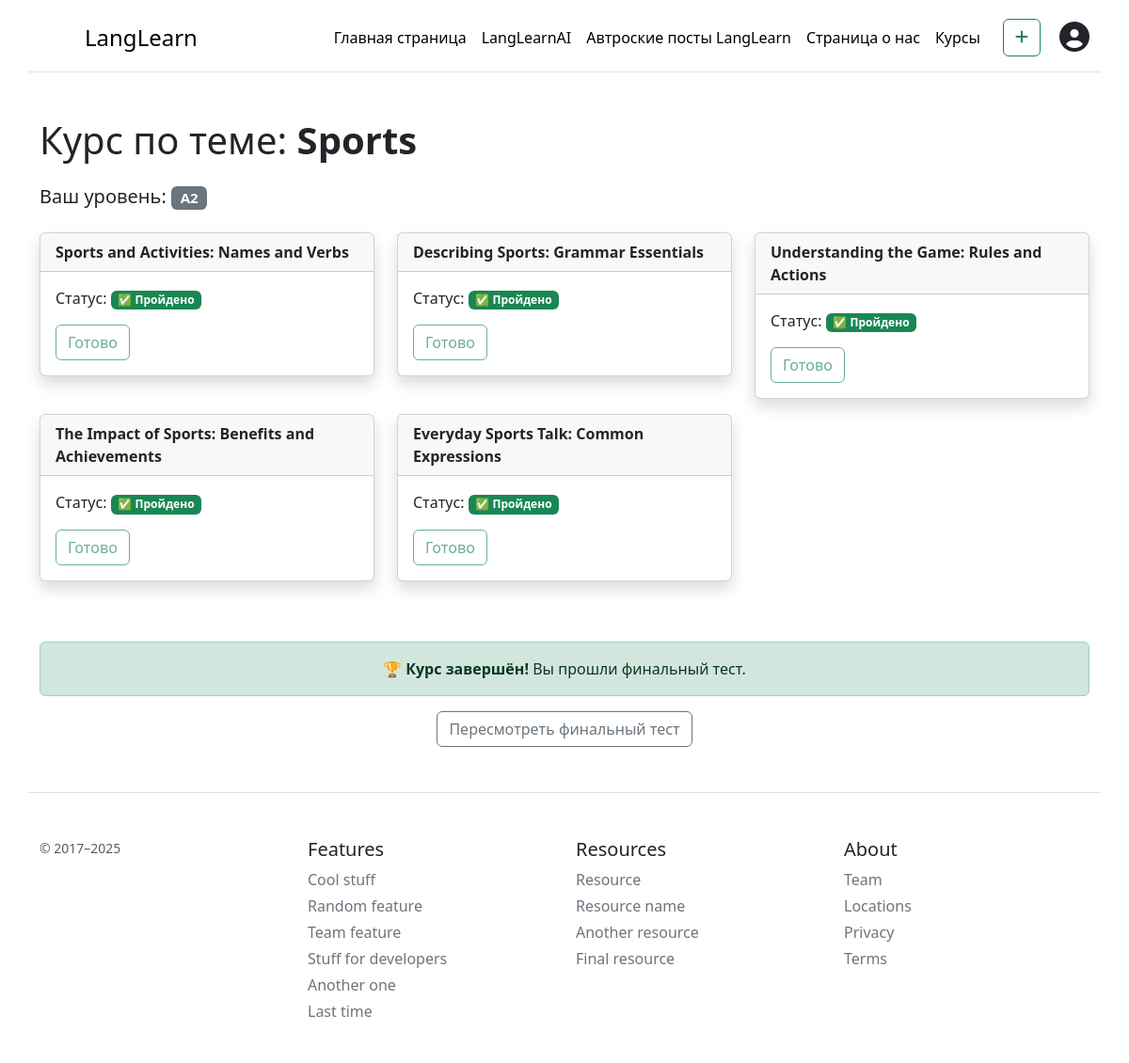
The page /course/e73ae9b1-1f32-421c-b9a9-3c0e5263f7d1 on the database its author committed.
### app.py (models this page shows)
class Course(Base):
    __tablename__ = "courses"
    id = Column(String, primary_key=True, index=True)
    user_id = Column(Integer, ForeignKey("users.id"))
    topic = Column(String, nullable=False)
    initial_level = Column(String, nullable=False)
    mistakes_json = Column(Text, nullable=False)  # расширим позже
    structure = Column(Text)                      # список подтем (JSON)
    progress = Column(Text, default="{}")         # {"подтема 1": "done", ...}
    is_finished = Column(Boolean, default=False)
    final_test_json = Column(Text, nullable=True)  # ← вот оно!
    is_final_test_passed = Column(Boolean, default=False)
    user = relationship("DBUser", back_populates="courses")
    subtopics = relationship("CourseSubtopic", back_populates="course")

class CourseSubtopic(Base):
    __tablename__ = "subtopics"
    id = Column(String, primary_key=True, index=True)
    course_id = Column(String, ForeignKey("courses.id"))
    name = Column(String, nullable=False)                     # Название подтемы
    content_json = Column(Text, nullable=False)               # Весь учебный материал
    is_completed = Column(Boolean, default=False)             # Пройден ли юзером
    mistakes_json = Column(Text, default="[]")                # Ошибки по мини-тесту
    extra_errors = Column(Text, default="[]")                 # Ошибки, перенесённые в следующую
    mini_test_json = Column(Text, default="[]")    # вопросы теста
    mistakes_json = Column(Text, default="[]")
    course = relationship("Course", back_populates="subtopics")

### app.py (the view)
@app.get("/course/{course_id}", response_class=HTMLResponse)
async def course_page(request: Request, course_id: str):
    db = SessionLocal()
    try:
        course = db.query(Course).get(course_id)
        if not course:
            return RedirectResponse("/welcome", status_code=303)
        structure = json.loads(course.structure or "[]")
        subtopics = db.query(CourseSubtopic).filter_by(course_id=course_id).all()
        subtopics_by_name = {s.name: s for s in subtopics}
        display = []
        unlocked = True
        for name in structure:
            sub = subtopics_by_name.get(name)
            is_completed = sub.is_completed if sub else False
            display.append({
                "name": name,
                "is_completed": is_completed,
                "is_unlocked": unlocked
            })
            unlocked = unlocked and is_completed
        return templates.TemplateResponse("course_overview.html", {
            "request": request,
            "course": course,
            "subtopics": display
        })
    finally:
        db.close()

### templates/course_overview.html (shortened to what this page needs)
{% extends 'base.html' %}  {% block body %}
<div class="container my-5">
  <h1 class="mb-4">Курс по теме: <strong>{{ course.topic }}</strong></h1>
  <h5>
    Ваш уровень:
    <span class="badge bg-secondary">{{ course.initial_level }}</span>
  </h5>
  {% if subtopics|length == 0 %}
  <p class="mt-3">Структура курса пока не сгенерирована.</p>
  <form method="post" action="/generate_course_structure/{{ course.id }}">
    <button class="btn btn-primary">Сгенерировать структуру</button>
  </form>
  {% else %}
  <div class="row mt-4">
    {% for sub in subtopics %}
    <div class="col-md-4">
      <div
        class="card mb-3 shadow {% if not sub.is_unlocked %}border-secondary{% endif %}"
      >
        <div class="card-header">
          <strong>{{ sub.name }}</strong>
        </div>
        <div class="card-body">
          <p>
            Статус: {% if sub.is_completed %}
            <span class="badge bg-success">✅ Пройдено</span>
            {% elif not sub.is_unlocked %}
            <span class="badge bg-secondary">🔒 Заблокировано</span>
            {% else %}
            <span class="badge bg-warning text-dark">🕓 Доступно</span>
            {% endif %}
          </p>
          {% if sub.is_unlocked and not sub.is_completed %}
          <a
            href="/course/{{ course.id }}/{{ sub.name | urlencode }}"
            class="btn btn-outline-primary"
            >Перейти</a
          >
          {% elif sub.is_completed %}
          <button class="btn btn-outline-success" disabled>Готово</button>
          {% else %}
          <button class="btn btn-outline-secondary" disabled>Недоступно</button>
          {% endif %}
        </div>
      </div>
    </div>
    {% endfor %}
  </div>
  {% if subtopics | selectattr('is_completed') | list | length == subtopics |
  length %}
  <div class="text-center mt-5">
    {% if course.is_final_test_passed %}
    <div class="alert alert-success">
      🏆 <strong>Курс завершён!</strong> Вы прошли финальный тест.
    </div>
    <a href="/final_test/{{ course.id }}" class="btn btn-outline-secondary">
      Пересмотреть финальный тест
    </a>
    {% else %}
    <a href="/final_test/{{ course.id }}" class="btn btn-lg btn-success">
      🎓 Пройти финальный тест
    </a>
    {% endif %}
  </div>
  {% endif %} {% endif %}
</div>
{% endblock %}

### static/css/main.css (style rules this page uses)
button { background: #4285f4; color: white; border: none; padding: 10px 15px; border-radius: 4px; cursor: pointer; }

### rows shown on the page
Course: topic "Sports", initial_level "A2"
CourseSubtopic: name "Sports and Activities: Names and Verbs"
CourseSubtopic: name "Describing Sports: Grammar Essentials"
CourseSubtopic: name "Understanding the Game: Rules and Actions"
CourseSubtopic: name "The Impact of Sports: Benefits and Achievements"
CourseSubtopic: name "Everyday Sports Talk: Common Expressions"
